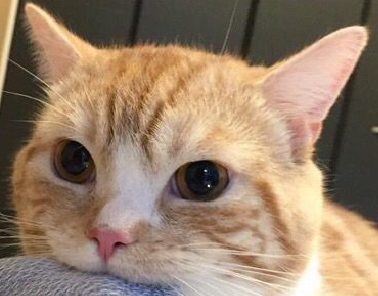
#> input picture tests/dossier de test/cover.png, 378 x 296 px
$ python cover.py '../tests/dossier de test' out.png 100   (older library calls are emulated)
#> lines starting #> are read from the running program, lines starting #| are printed output that depends on the picture
#!/bin/env python3

from sys import argv
from os import path, listdir
from urllib.parse import unquote

try:
    from PIL import Image, ImageDraw
except ImportError:
    import Image


available_covers_names = ["cover", "Cover"]
available_covers_extensions = ['.png', '.jpg', '.jpeg']
excludes = ("trash://")


folder_path = argv[1] # Which file are we working with?
output_file = argv[2] # Where do does the file have to be saved?
size = int(argv[3]) # Required size?


if folder_path.startswith(excludes):
    exit(0)

# Remove "file://" and convert url to path
folder_path = folder_path.replace('file://', '')
folder_path = unquote(folder_path)

covers = [cover for cover in listdir(folder_path) if path.splitext(cover)[0] in available_covers_names and path.splitext(cover)[1] in available_covers_extensions]

# print(folder_path, ":", covers)

# Pure python convert - We can also use imagemagick
if covers and path.isfile(path.join(folder_path, covers[0])):
    cover_filepath = path.join(folder_path, covers[0])

    picture = Image.open(cover_filepath)
#> picture is the input picture: PIL image 378x296 RGBA; mean R, G, B, A 152.9, 129.5, 107.5, 255
    picture.thumbnail((size, size), Image.ANTIALIAS)
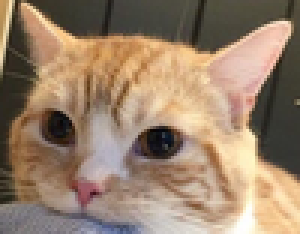
#> picture: PIL image 100x78 RGBA (shown 3 times larger); mean R, G, B, A 152.9, 129.5, 107.5, 255
    # if im.mode == "CMYK":
    # im = im.convert("RGB")
    picture.save(output_file, "PNG")

else:
    exit(1)
